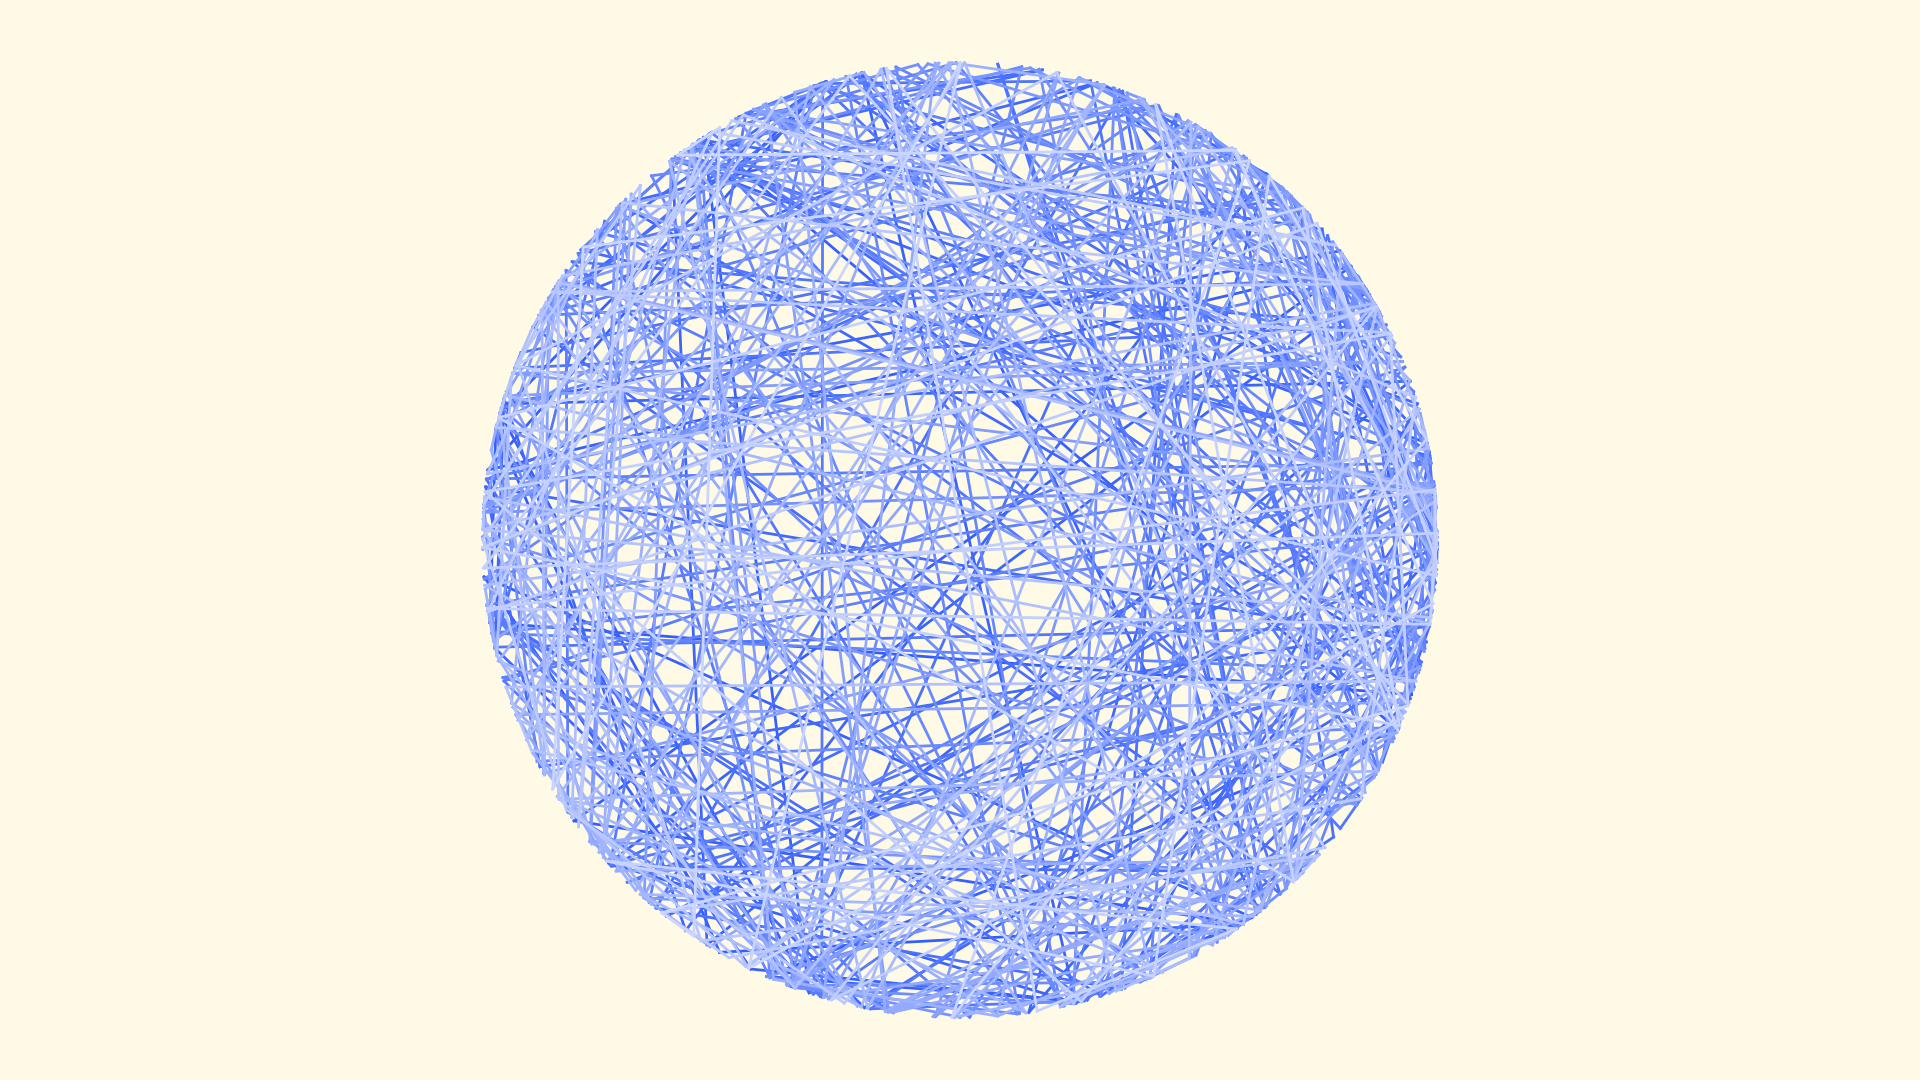

Recreate this plot in Python.
from pathlib import Path

import matplotlib.pyplot as plt
import numpy as np


def hsv2rgb(h: float=0.0, s: float=1.0, v: float=1.0) -> str:
    rgb: np.ndarray = (255 * ((np.clip(np.abs(np.modf(h + np.array([0.0, 2.0, 1.0]) / 3)[0] * 6 - 3) - 1, 0, 1) - 1) * s + 1) * v).round(0).astype(int)
    return "#" + "".join(f"{i:02x}" for i in rgb)


def main() -> None:
    # config
    fp: Path = Path(__file__).resolve().with_suffix(".png")
    plt.rcParams["figure.dpi"] = 100
    plt.rcParams["figure.figsize"] = [19.2, 10.8]
    rng: np.random.Generator = np.random.default_rng()
    offset: float = rng.random()
    saturation: float = 0.1
    value: float = 1.0
    bgc: str = hsv2rgb(offset, saturation, value)
    # generate figure
    fig: plt.Figure
    ax: plt.Axes
    fig, ax = plt.subplots()
    # plot
    hue: float = offset + 0.5
    n: int = 1+500
    th: float = rng.random() * 2*np.pi
    c0: float = np.cos(th)
    s0: float = np.sin(th)
    c1: float
    s1: float
    for i in range(n):
        saturation = 0.8 - 0.6 * i/(n-1)
        color: str = hsv2rgb(hue, saturation, value)
        th: float = rng.random() * 2*np.pi
        c1: float = np.cos(th)
        s1: float = np.sin(th)
        ax.plot([c0, c1], [s0, s1], linewidth=2, color=color)
        c0 = c1
        s0 = s1
    # arrange
    #ax.set_xlim(0, 1)
    #ax.set_ylim(0, 1)
    ax.axis("off")
    ax.set_aspect("equal")
    ax.set_facecolor(bgc)
    fig.set_facecolor(bgc)
    fig.tight_layout()
    # output
    fig.savefig(fp)
    plt.cla()
    plt.clf()
    plt.close(fig)
    return None


if __name__ == "__main__":
    main()
